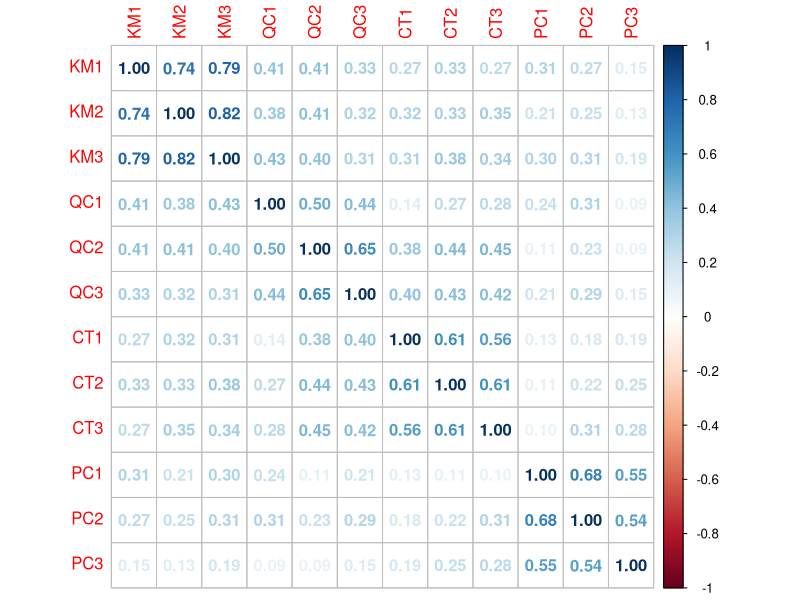
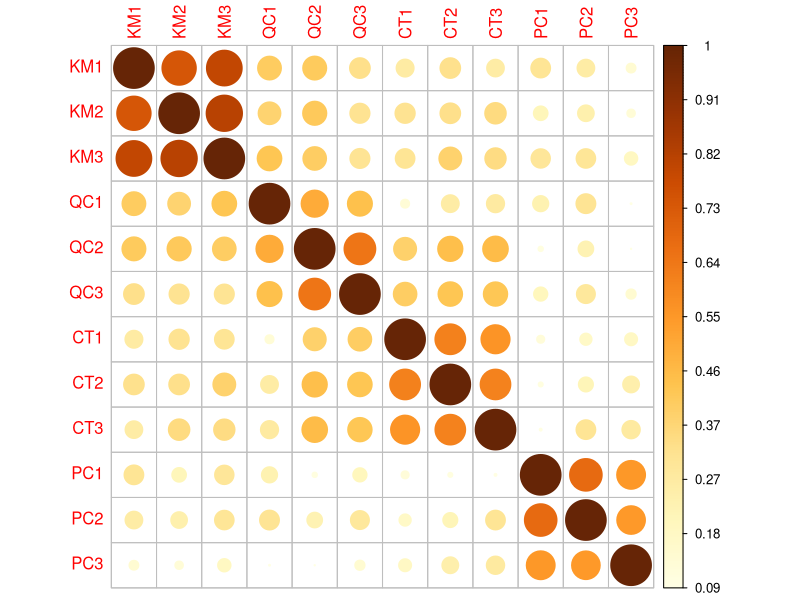
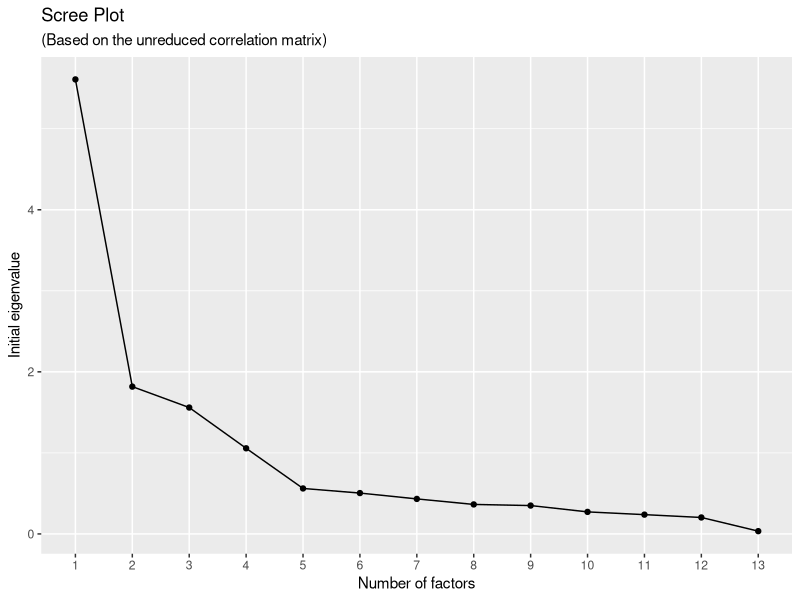
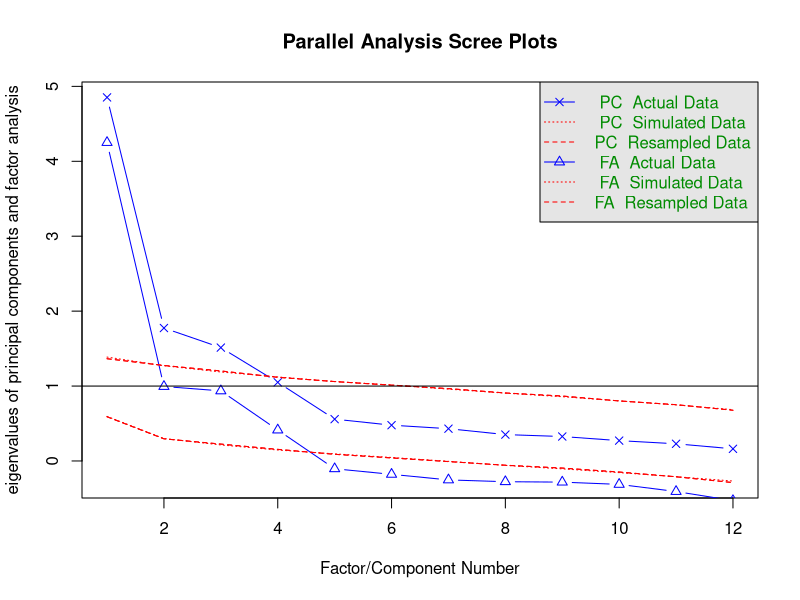
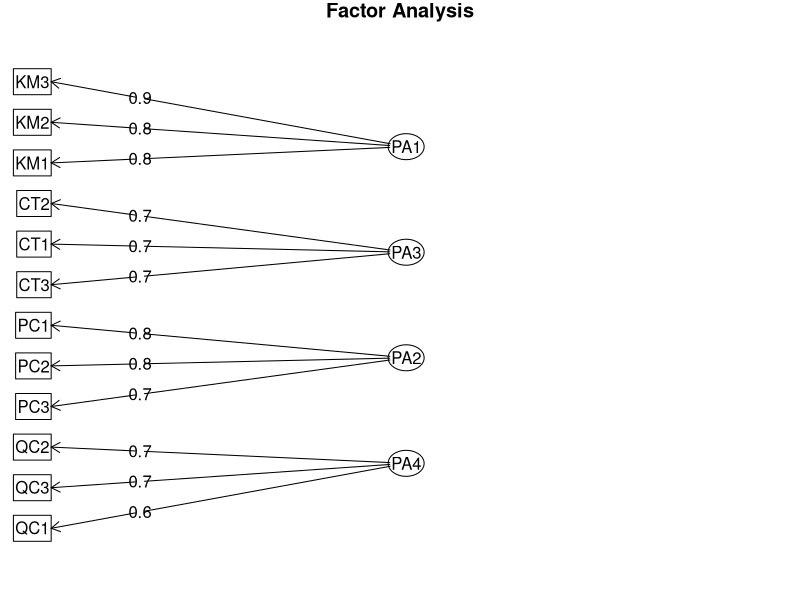

Recreate these plots in R, in order. (Note: this script raises an error after producing the figures.)
### set libraries
install.packages("psych")
install.packages("corrplot")
install.packages("psych")
install.packages("ggplot2")
install.packages("car")

library(psych)
library(corrplot)
library(psych)
library(ggplot2)
library(car)

# Dataset
setwd("D:/research/thesis_papers/Paper_02_streamtemp_model/Factorial_analysis/example1")


ds <- read.csv('data1.csv')
dim(ds)
head(ds)
dat <- ds[ , -1] ## Remove id in Col#1
head(dat)

#install.packages('corrplot')
#library(corrplot)
datamatrix <- cor(dat[,c(-13)])
corrplot(datamatrix, method="number")
corrplot(datamatrix, is.corr=FALSE)

### breaking in predictor and response variables
X <- dat[,-c(13)]
Y <- dat[,13]
head(X)

### Kaiser-Meyer- Olkin criterion
KMO(X)
# Kaisers (1974) suggested cutoff for determining the factorability of the 
# sample data is KMO ≥ 60. The total KMO is 0.83, indicating that, based on 
# this test, we can probably conduct a factor analysis.

### Bartlett’s Test of Sphericity
cortest.bartlett(X)
# Small values (8.84e-290 < 0.05) of the significance level indicate that a 
# factor analysis may be useful with our data.

### Determinant
det(cor(X))
# [1] 0.00183051

### The Number of Factors to Extract
fafitfree <- fa(dat,nfactors = ncol(X), rotate = "none")
n_factors <- length(fafitfree$e.values)
scree     <- data.frame(
  Factor_n =  as.factor(1:n_factors), 
  Eigenvalue = fafitfree$e.values)
ggplot(scree, aes(x = Factor_n, y = Eigenvalue, group = 1)) + 
  geom_point() + geom_line() +
  xlab("Number of factors") +
  ylab("Initial eigenvalue") +
  labs( title = "Scree Plot", 
        subtitle = "(Based on the unreduced correlation matrix)")

parallel <- fa.parallel(X)

### Factorial analysis using 'fa' function
fa.none <- fa(r=X,
              nfactors = 4, 
              # covar = FALSE, SMC = TRUE,
              fm='pa', # type of factor analysis we want to use (“pa” is principal axis factoring)
              max.iter=100, # (50 is the default, but we have changed it to 100
              rotate = 'varimax') # none rotation
print(fa.none)

### Factor analysis using the 'factanal' method
factanal.none <- factanal(X, factors=4, scores = c("regression"), 
                          rotation = "varimax")
print(factanal.none)

### Graph Factor Loading Matrices
fa.diagram(fa.none)


### Get Scores of new Factors
# head(fa.var$scores)
scores <- fa.none$scores
tail(scores, n=10)
head(fa.none$scores)
head(factanal.none$scores)

### Setting the new DB with new score and Y
# Labeling the data
regdata <- cbind(dat['QD'], fa.none$scores)
head(regdata)
#Labeling the data
names(regdata) <- c('QD','F1','F2','F3','F4')
head(regdata)


### Splitting the data to train and test set
#Splitting the data 70:30
#Random number generator, set seed.
set.seed(100)
indices= sample(1:nrow(regdata), 0.7*nrow(regdata))
v=regdata[indices,]
test = regdata[-indices,]
dim(train)
dim(test)

###Regression Model using train data
model.fa.score = lm(formula = QD~., train)
summary(model.fa.score)
# The model equation can be written as: 
# QD = 3.55854 + 0.72846 F1 + 0.28709 F2 + 0.07357 F3 + 0.62655 F4

### Check multicollinearity by using the variance inflation factor (VIF)
# If 2 or more predictor are highly correlated to each other, they do not 
# provide unique or independent information in the regression model.

# If the degree of correlation is high enough between variables, it can cause 
# problems when fitting and interpreting the regression model.
# See: https://www.statology.org/variance-inflation-factor-r/

library(car)
vif(model.fa.score)


### Check prediction of the model in the test dataset
# Model Performance metrics:
pred_test <- predict(model.fa.score, newdata = test, type = 'response')
pred_test

test$QD_Predicted <- pred_test
head(test[c('QD','QD_Predicted')], 10)

### RMSE for predicted values
rmse_pred <- sqrt(mean((test$QD - pred_test)^2))

### RMSE for Training values
sqrt(mean(model.fa.score$residuals^2))



